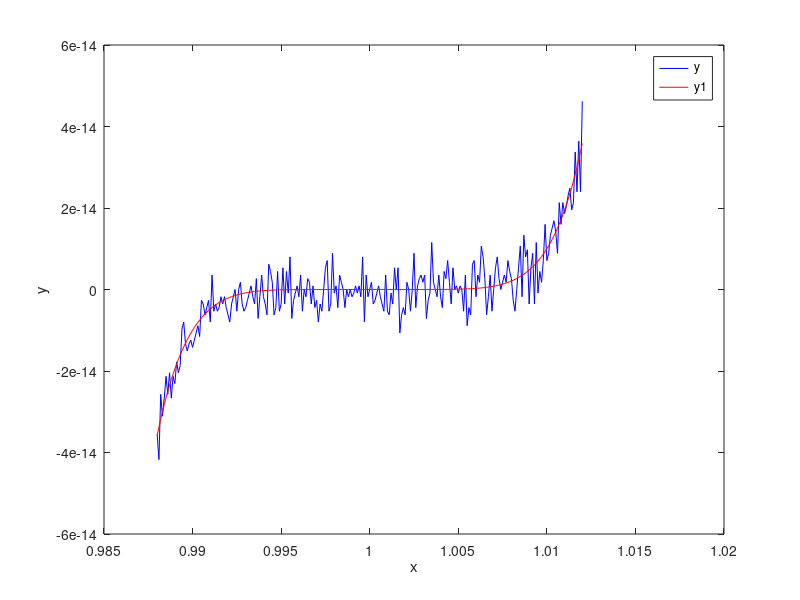

Recreate this plot in MATLAB.

% Definizione dell'intervallo del dominio
x = 0.988:.0001:1.012;
% Calcolo dei coefficienti
n = 7;
a = x;
b = -1;
c = zeros(length(x), n+1);
for k = 0:n
    c(:, k+1) = factorial(n)/(factorial(k)*factorial(n-k)) * a.^(n-k) .* b.^k;
end
y = sum(c, 2);
% funzione (x-1)^7
f = (x-1).^n;
% Plot delle due funzioni

plot(x, y, 'b', x, f, 'r');

xlabel('x');

ylabel('y');

legend('y', 'y1');



%Dal grafico si vede che il polinomio calcolato attraverso la formula del
%binomioù rappresenta un'approssimazione accettabile della
%funzione (x-1)^7 nell'intervallo considerato.L'errore
%relativo risulta essere molto alto perchè l'errore di rounf_off dovuto
% aumenta ad ogni moltiplicazione.